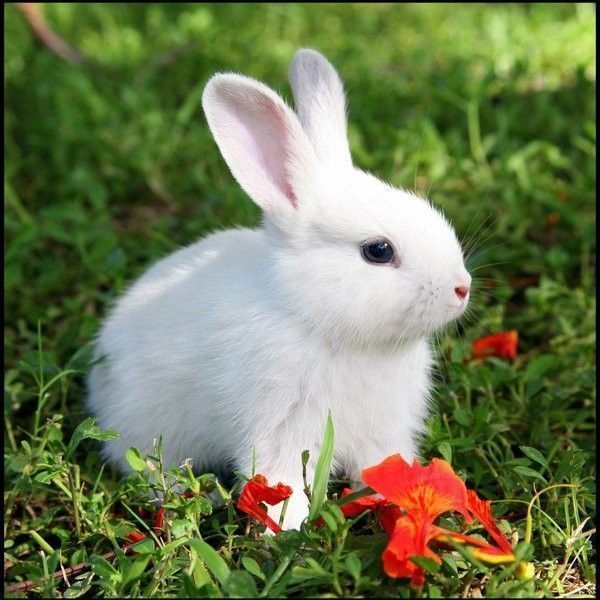
#> input picture python/lapin.jpg, 600 x 600 px
$ python contour2.py
#> lines starting #> are read from the running program, lines starting #| are printed output that depends on the picture; after the words box and inside, x2 and y2 are one past the last pixel; in counts of white or black regions, pixels touching at a corner belong together
from PIL import Image

def flou(src):
   width, height = src.size
   dst = Image.new(mode="RGB",size=(width-2,height-2))

   for i in range(width-2) :
      for j in range(height-2) :
          x = i + 1
          y = j + 1
          rouge,vert,bleu = src.getpixel((x,y))
          rougeN, vertN, bleuN = src.getpixel((x,y-1))
          rougeS, vertS, bleuS = src.getpixel((x,y+1))
          rougeW, vertW, bleuW = src.getpixel((x-1,y))
          rougeE, vertE, bleuE = src.getpixel((x+1,y))
          rouge = (4 * rouge + rougeN + rougeS + rougeW + rougeE)//8
          vert = (4 * vert + vertN + vertS + vertW + vertE)//8
          bleu = (4 * bleu + bleuN + bleuS + bleuW + bleuE)//8
          dst.putpixel((i,j),(rouge, vert, bleu))
   return(dst)

def contour(src,seuil):
   width, height = src.size
   dst = Image.new(mode="RGB",size=(width-2,height-2))

   for i in range(width-2) :
      for j in range(height-2) :
          x = i + 1
          y = j + 1
          rougeN, vertN, bleuN = src.getpixel((x,y-1))
          rougeS, vertS, bleuS = src.getpixel((x,y+1))
          rougeW, vertW, bleuW = src.getpixel((x-1,y))
          rougeE, vertE, bleuE = src.getpixel((x+1,y))
          S = abs(rougeN-rougeS) + abs(vertN-vertS) + abs(bleuN-bleuS) + abs(rougeW-rougeE) + abs(vertW-vertE) + abs(bleuW-bleuE)
          if S > seuil:
             c = 0
          else:
             c = 255
          dst.putpixel((i,j),(c, c, c))
   return(dst)

src = Image.open("lapin.jpg")
#> src is the input picture: PIL image 600x600 RGB; mean R, G, B 112, 122.2, 83.9
img1 = flou(flou(flou(src)))
#> in flou, `dst = Image.new(mode="RGB",size=(width-2,height-2))`: dst: PIL image 598x598 RGB; every value is 0
#> after the loop in flou, `for i in range(width-2) :`:
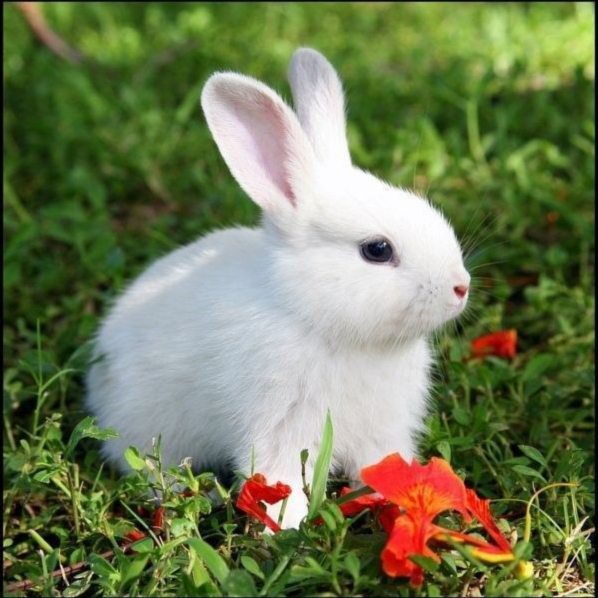
#> dst: PIL image 598x598 RGB; mean R, G, B 112.3, 122.6, 84
#> in flou (call 2), `width, height = src.size`: width = 598
#> in flou (call 2), `dst = Image.new(mode="RGB",size=(width-2,height-2))`: dst: PIL image 596x596 RGB; every value is 0
#> after the loop in flou (call 2), `for i in range(width-2) :`:
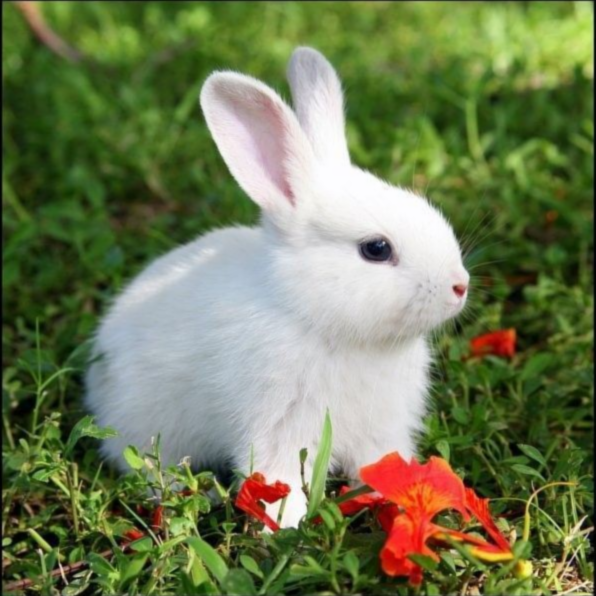
#> dst: PIL image 596x596 RGB; mean R, G, B 112.5, 122.8, 84.1
#> in flou (call 3), `width, height = src.size`: width = 596
#> in flou (call 3), `dst = Image.new(mode="RGB",size=(width-2,height-2))`: dst: PIL image 594x594 RGB; every value is 0
#> after the loop in flou (call 3), `for i in range(width-2) :`:
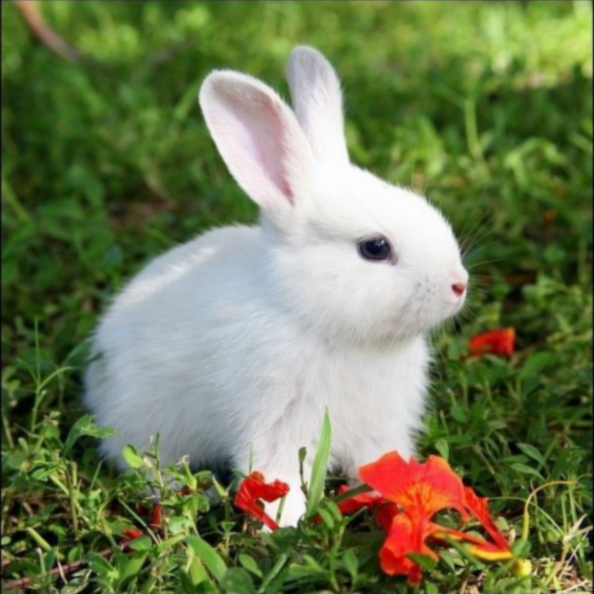
#> dst: PIL image 594x594 RGB; mean R, G, B 112.6, 122.9, 84.1
img1.show()
img2 = contour(img1,100)
#> in contour, `dst = Image.new(mode="RGB",size=(width-2,height-2))`: dst: PIL image 592x592 RGB; every value is 0
#> after the loop in contour, `for i in range(width-2) :`:
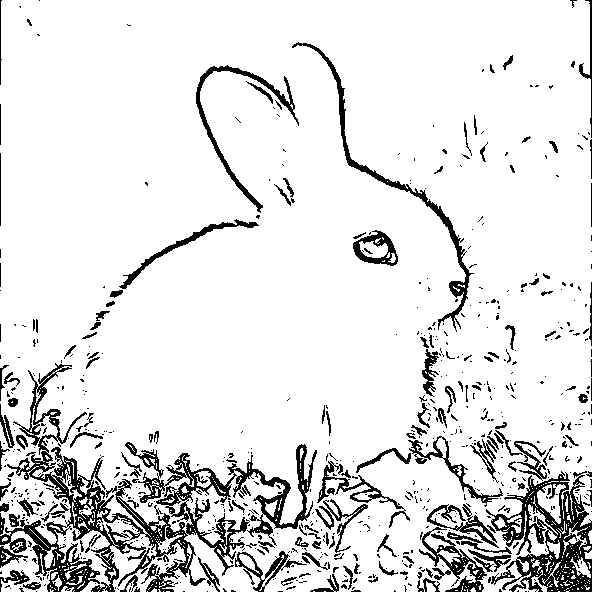
#> dst: PIL image 592x592 RGB; 88.4% white; 691 black regions (544 under 20 px), largest, box (x1, y1, x2, y2) and area: (0, 363, 317, 592) 14083, (486, 471, 592, 592) 5283, (292, 42, 474, 332) 2069
img2.show()
